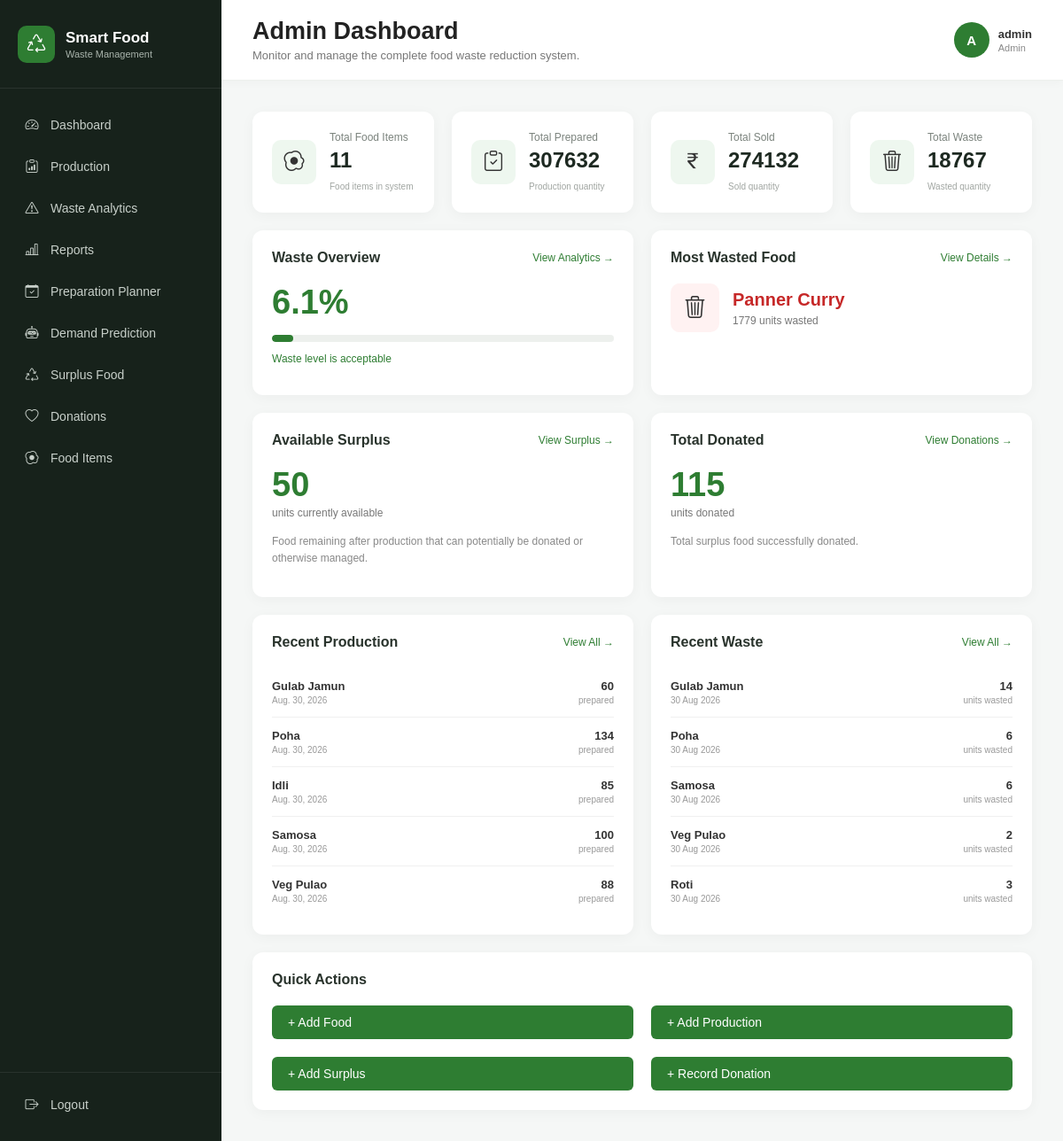
/admin-dashboard/ (signed in), run on the app's committed database.
### waste_management/models.py (models this page shows, shortened)
class ProductionRecord(models.Model):
    food = models.ForeignKey(
        FoodItem,
        on_delete=models.CASCADE,
        related_name='production_records'
    )
    record_date = models.DateField()
    prepared_quantity = models.PositiveIntegerField()
    sold_quantity = models.PositiveIntegerField()
    remaining_quantity = models.PositiveIntegerField(
        default=0
    )
    wasted_quantity = models.PositiveIntegerField(
        default=0
    )
    recorded_by = models.ForeignKey(
        User,
        on_delete=models.SET_NULL,
        null=True,
        related_name='production_records'
    )
    created_at = models.DateTimeField(
        auto_now_add=True
    )

class FoodItem(models.Model):
    CATEGORY_CHOICES = [
        ('Breakfast', 'Breakfast'),
        ('Main Course', 'Main Course'),
        ('Snacks', 'Snacks'),
        ('Dessert', 'Dessert'),
        ('Beverage', 'Beverage'),
        ('Other', 'Other'),
    ]
    food_name = models.CharField(
        max_length=100
    )
    category = models.CharField(
        max_length=50,
        choices=CATEGORY_CHOICES
    )
    cost_per_unit = models.DecimalField(
        max_digits=10,
        decimal_places=2,
        validators=[MinValueValidator(0)]
    )
    selling_price = models.DecimalField(
        max_digits=10,
        decimal_places=2,
        validators=[MinValueValidator(0)]
    )
    is_available = models.BooleanField(
        default=True
    )
    created_at = models.DateTimeField(
        auto_now_add=True
    )
    updated_at = models.DateTimeField(
        auto_now=True
    )

class WasteRecord(models.Model):
    REASON_CHOICES = [
        ('Overproduction', 'Overproduction'),
        ('Spoilage', 'Spoilage'),
        ('Damaged', 'Damaged'),
        ('Expired', 'Expired'),
        ('Other', 'Other'),
    ]
    production_record = models.OneToOneField(
        ProductionRecord,
        on_delete=models.CASCADE,
        related_name='waste_record'
    )
    wasted_quantity = models.PositiveIntegerField()
    waste_cost = models.DecimalField(
        max_digits=10,
        decimal_places=2
    )
    reason = models.CharField(
        max_length=50,
        choices=REASON_CHOICES
    )
    created_at = models.DateTimeField(
        auto_now_add=True
    )

### waste_management/views.py (the view)
@login_required
def admin_dashboard(request):
    if not request.user.groups.filter(
        name="Admin"
    ).exists():
        return redirect("dashboard")
    total_food_items = FoodItem.objects.count()
    prepared_result = ProductionRecord.objects.aggregate(
        total=Sum("prepared_quantity")
    )
    total_prepared = prepared_result["total"] or 0
    sold_result = ProductionRecord.objects.aggregate(
        total=Sum("sold_quantity")
    )
    total_sold = sold_result["total"] or 0
    waste_result = WasteRecord.objects.aggregate(
        total=Sum("wasted_quantity")
    )
    total_waste = waste_result["total"] or 0
    cost_result = WasteRecord.objects.aggregate(
        total=Sum("waste_cost")
    )
    total_waste_cost = cost_result["total"] or 0
    if total_prepared > 0:
        waste_percentage = (
            float(total_waste)
            / float(total_prepared)
        ) * 100
    else:
        waste_percentage = 0
    most_wasted_food = (
        WasteRecord.objects
        .values(
            "production_record__food__food_name"
        )
        .annotate(
            total_waste=Sum(
                "wasted_quantity"
            )
        )
        .order_by(
            "-total_waste"
        )
        .first()
    )
    surplus_result = (
        SurplusFood.objects
        .filter(status="Available")
        .aggregate(
            total=Sum("quantity")
        )
    )
    available_surplus = (
        surplus_result["total"] or 0
    )
    donation_result = Donation.objects.aggregate(
        total=Sum("quantity")
    )
    total_donated = donation_result["total"] or 0
    recent_production = (
        ProductionRecord.objects
        .select_related(
            "food",
            "recorded_by"
        )
        .order_by(
            "-record_date",
            "-created_at"
        )[:5]
    )
    recent_waste = (
        WasteRecord.objects
        .select_related(
            "production_record__food"
        )
        .order_by(
            "-created_at"
        )[:5]
    )
    context = {
        "total_food_items":
            total_food_items,
        "total_prepared":
            total_prepared,
        "total_sold":
            total_sold,
        "total_waste":
            total_waste,
        "total_waste_cost":
            total_waste_cost,
        "waste_percentage":
            round(
                waste_percentage,
                2
            ),
        "most_wasted_food":
            most_wasted_food,
        "available_surplus":
            available_surplus,
        "total_donated":
            total_donated,
        "recent_production":
            recent_production,
        "recent_waste":
            recent_waste,
    }
    return render(
        request,
        "waste_management/admin_dashboard.html",
        context
    )

### waste_management/templates/waste_management/admin_dashboard.html (shortened to what this page needs)
{% extends 'waste_management/base.html' %}
{% block page_title %}
  Admin Dashboard
{% endblock %}
{% block page_subtitle %}
  Monitor and manage the complete food waste reduction system.
{% endblock %}
{% block content %}
  <div class="stats-grid">
    <div class="dashboard-stat-card">
      <div class="dashboard-stat-icon">
        <i class="bi bi-egg-fried"></i>
      </div>
      <div>
        <span>Total Food Items</span>
        <h2>{{ total_food_items }}</h2>
        <small>Food items in system</small>
      </div>
    </div>
    <div class="dashboard-stat-card">
      <div class="dashboard-stat-icon">
        <i class="bi bi-clipboard-check"></i>
      </div>
      <div>
        <span>Total Prepared</span>
        <h2>{{ total_prepared }}</h2>
        <small>Production quantity</small>
      </div>
    </div>
    <div class="dashboard-stat-card">
      <div class="dashboard-stat-icon">
        <i class="bi bi-currency-rupee"></i>
      </div>
      <div>
        <span>Total Sold</span>
        <h2>{{ total_sold }}</h2>
        <small>Sold quantity</small>
      </div>
    </div>
    <div class="dashboard-stat-card">
      <div class="dashboard-stat-icon">
        <i class="bi bi-trash3"></i>
      </div>
      <div>
        <span>Total Waste</span>
        <h2>{{ total_waste }}</h2>
        <small>Wasted quantity</small>
      </div>
    </div>
  </div>
  <div class="dashboard-grid">
    <div class="dashboard-panel">
      <div class="panel-header">
        <h3>Waste Overview</h3>
        <a href="{% url 'waste_dashboard' %}">View Analytics →</a>
      </div>
      <div class="waste-rate-display">
        <strong>{{ waste_percentage }}%</strong>
        <div class="progress-bar">
          <div class="progress-fill" style="width: {{ waste_percentage }}%;"></div>
        </div>
        {% if waste_percentage < 5 %}
          <p class="good-text">Excellent waste control</p>
        {% elif waste_percentage < 10 %}
          <p class="good-text">Waste level is acceptable</p>
        {% elif waste_percentage < 20 %}
          <p class="warning-text">⚠️ Waste needs attention</p>
        {% else %}
          <p class="danger-text">🚨 Critical waste level</p>
        {% endif %}
      </div>
    </div>
    <div class="dashboard-panel">
      <div class="panel-header">
        <h3>Most Wasted Food</h3>
        <a href="{% url 'waste_dashboard' %}">View Details →</a>
      </div>
      {% if most_wasted_food %}
        <div class="food-insight">
          <div class="food-insight-icon">
            <i class="bi bi-trash3"></i>
          </div>
          <div>
            <h2>{{ most_wasted_food.production_record__food__food_name }}</h2>
            <p>{{ most_wasted_food.total_waste }}
              units wasted</p>
          </div>
        </div>
      {% else %}
        <p class="panel-description">No waste data available yet.</p>
      {% endif %}
    </div>
    <div class="dashboard-panel">
      <div class="panel-header">
        <h3>Available Surplus</h3>
        <a href="{% url 'surplus_list' %}">View Surplus →</a>
      </div>
      <div class="surplus-number">
        <strong>{{ available_surplus }}</strong>
        <span>units currently available</span>
      </div>
      <p class="panel-description">Food remaining after production that can potentially be donated or otherwise managed.</p>
    </div>
    <div class="dashboard-panel">
      <div class="panel-header">
        <h3>Total Donated</h3>
        <a href="{% url 'donation_list' %}">View Donations →</a>
      </div>
      <div class="surplus-number">
        <strong>{{ total_donated }}</strong>
        <span>units donated</span>
      </div>
      <p class="panel-description">Total surplus food successfully donated.</p>
    </div>
  </div>
  <div class="recent-grid">
    <div class="dashboard-panel">
      <div class="panel-header">
        <h3>Recent Production</h3>
        <a href="{% url 'production_list' %}">View All →</a>
      </div>
      {% for record in recent_production %}
        <div class="mini-row">
          <div>
            <strong>{{ record.food.food_name }}</strong>
            <span>{{ record.record_date }}</span>
          </div>
          <div class="mini-values">
            <strong>{{ record.prepared_quantity }}</strong>
            <span>prepared</span>
          </div>
        </div>
      {% empty %}
        <p class="panel-description">No production records found.</p>
      {% endfor %}
    </div>
    <div class="dashboard-panel">
      <div class="panel-header">
        <h3>Recent Waste</h3>
        <a href="{% url 'waste_dashboard' %}">View All →</a>
      </div>
      {% for waste in recent_waste %}
        <div class="mini-row">
          <div>
            <strong>{{ waste.production_record.food.food_name }}</strong>
            <span>{{ waste.created_at|date:'d M Y' }}</span>
          </div>
          <div class="mini-values">
            <strong class="waste-value">{{ waste.wasted_quantity }}</strong>
            <span>units wasted</span>
          </div>
        </div>
      {% empty %}
        <p class="panel-description">No waste records found.</p>
      {% endfor %}
    </div>
  </div>
  <div class="dashboard-panel" style="margin-top: 20px;">
    <div class="panel-header">
      <h3>Quick Actions</h3>
    </div>
    <div class="dashboard-grid">
      <a href="{% url 'add_food' %}" class="primary-btn">+ Add Food</a>
      <a href="{% url 'add_production' %}" class="primary-btn">+ Add Production</a>
      <a href="{% url 'add_surplus' %}" class="primary-btn">+ Add Surplus</a>
      <a href="{% url 'add_donation' %}" class="primary-btn">+ Record Donation</a>
    </div>
  </div>
{% endblock %}

### waste_management/templates/waste_management/base.html (shortened to what this page needs)
{% load static %}
<!DOCTYPE html>
<html lang="en">
  <head>
    <link rel="stylesheet" href="{% static 'css/style.css' %}" />
    <link rel="stylesheet" href="https://cdn.jsdelivr.net/npm/bootstrap-icons@1.11.3/font/bootstrap-icons.min.css" />
  </head>
  <body>
    <div class="app-layout">
      <aside class="app-sidebar">
        <div class="sidebar-brand">
          <div class="sidebar-brand-icon">
            <i class="bi bi-recycle"></i>
          </div>
          <div>
            <h2>Smart Food</h2>
            <span>Waste Management</span>
          </div>
        </div>
        <nav class="sidebar-menu">
          <a href="{% url 'dashboard' %}" class="sidebar-link {% if request.resolver_match.url_name == 'dashboard' %}active{% endif %}">
            <span class="sidebar-icon"><i class="bi bi-speedometer2"></i></span>
            <span>Dashboard</span>
          </a>
          <a href="{% url 'production_list' %}" class="sidebar-link {% if request.resolver_match.url_name == 'production_list' or request.resolver_match.url_name == 'add_production' %}active{% endif %}">
            <span class="sidebar-icon"><i class="bi bi-clipboard-data"></i></span>
            <span>Production</span>
          </a>
          <a href="{% url 'waste_dashboard' %}" class="sidebar-link {% if request.resolver_match.url_name == 'waste_dashboard' %}active{% endif %}">
            <span class="sidebar-icon"><i class="bi bi-exclamation-triangle"></i></span>
            <span>Waste Analytics</span>
          </a>
          <a href="{% url 'reports_dashboard' %}" class="sidebar-link {% if request.resolver_match.url_name == 'reports_dashboard' %}active{% endif %}">
            <span class="sidebar-icon"><i class="bi bi-bar-chart-line"></i></span>
            <span>Reports</span>
          </a>
          <a href="{% url 'preparation_planner' %}" class="sidebar-link {% if request.resolver_match.url_name == 'preparation_planner' %}active{% endif %}">
            <span class="sidebar-icon"><i class="bi bi-calendar-check"></i></span>
            <span>Preparation Planner</span>
          </a>
          <a href="{% url 'demand_prediction' %}" class="sidebar-link {% if request.resolver_match.url_name == 'demand_prediction' %}active{% endif %}">
            <span class="sidebar-icon"><i class="bi bi-robot"></i></span>
            <span>Demand Prediction</span>
          </a>
          <a href="{% url 'surplus_list' %}" class="sidebar-link {% if request.resolver_match.url_name == 'surplus_list' or request.resolver_match.url_name == 'add_surplus' %}active{% endif %}">
            <span class="sidebar-icon"><i class="bi bi-recycle"></i></span>
            <span>Surplus Food</span>
          </a>
          <a href="{% url 'donation_list' %}" class="sidebar-link {% if request.resolver_match.url_name == 'donation_list' or request.resolver_match.url_name == 'add_donation' %}active{% endif %}">
            <span class="sidebar-icon"><i class="bi bi-heart"></i></span>
            <span>Donations</span>
          </a>
          {% if request.user.groups.all %}
            {% if request.user.groups.all.0.name == 'Admin' %}
              <a href="{% url 'food_list' %}" class="sidebar-link {% if request.resolver_match.url_name == 'food_list' or request.resolver_match.url_name == 'add_food' or request.resolver_match.url_name == 'edit_food' %}active{% endif %}">
                <span class="sidebar-icon"><i class="bi bi-egg-fried"></i></span>
                <span>Food Items</span>
              </a>
            {% endif %}
          {% endif %}
        </nav>
        <div class="sidebar-footer">
          <a href="{% url 'logout' %}" class="sidebar-link logout-link">
            <span class="sidebar-icon"><i class="bi bi-box-arrow-right"></i></span>
            <span>Logout</span>
          </a>
        </div>
      </aside>
      <main class="app-main">
        <header class="app-topbar">
          <div>
            <h1>
              {% block page_title %}{% endblock %}
            </h1>
            <p>
              {% block page_subtitle %}{% endblock %}
            </p>
          </div>
          <div class="app-user">
            <div class="app-user-avatar">{{ request.user.username|first|upper }}</div>
            <div>
              <strong>{{ request.user.username }}</strong>
              <span>
                {% if request.user.groups.all.0.name %}
                  {{ request.user.groups.all.0.name }}
                {% else %}
                  User
                {% endif %}
              </span>
            </div>
          </div>
        </header>
        <div class="app-content">
          {% block content %}
          {% endblock %}
        </div>
      </main>
    </div>
  </body>
</html>

### data on the page
ProductionRecord: food.food_name "Gulab Jamun", record_date "Aug. 30, 2026", prepared_quantity "60"
ProductionRecord: food.food_name "Poha", record_date "Aug. 30, 2026", prepared_quantity "134"
ProductionRecord: food.food_name "Idli", record_date "Aug. 30, 2026", prepared_quantity "85"
ProductionRecord: food.food_name "Samosa", record_date "Aug. 30, 2026", prepared_quantity "100"
ProductionRecord: food.food_name "Veg Pulao", record_date "Aug. 30, 2026", prepared_quantity "88"
WasteRecord: production_record.food.food_name "Gulab Jamun", created_at "30 Aug 2026", wasted_quantity "14"
WasteRecord: production_record.food.food_name "Poha", created_at "30 Aug 2026", wasted_quantity "6"
WasteRecord: production_record.food.food_name "Samosa", created_at "30 Aug 2026", wasted_quantity "6"
WasteRecord: production_record.food.food_name "Veg Pulao", created_at "30 Aug 2026", wasted_quantity "2"
WasteRecord: production_record.food.food_name "Roti", created_at "30 Aug 2026", wasted_quantity "3"

### other printed values
{{ request.user.username|first|upper }} "A"
{{ request.user.username }} "admin"
{{ request.user.groups.all.0.name }} "Admin"
{{ total_food_items }} "11"
{{ total_prepared }} "307632"
{{ total_sold }} "274132"
{{ total_waste }} "18767"
{{ waste_percentage }} "6.1"
{{ most_wasted_food.production_record__food__food_name }} "Panner Curry"
{{ most_wasted_food.total_waste }} "1779"
{{ available_surplus }} "50"
{{ total_donated }} "115"
